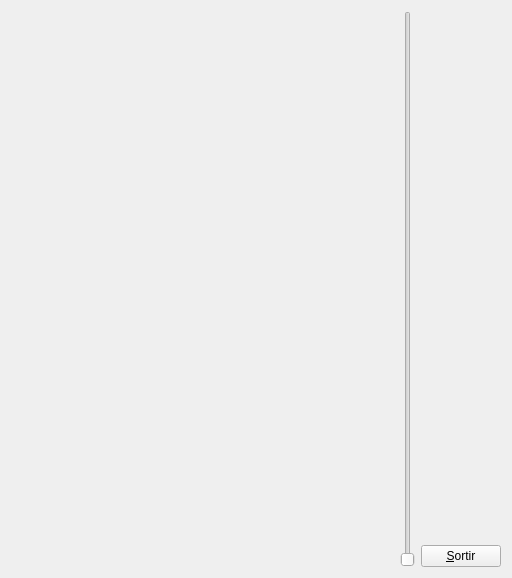
<?xml version="1.0" encoding="UTF-8"?>
<ui version="4.0">
 <class>MyForm</class>
 <widget class="QWidget" name="MyForm">
  <property name="geometry">
   <rect>
    <x>0</x>
    <y>0</y>
    <width>512</width>
    <height>578</height>
   </rect>
  </property>
  <property name="windowTitle">
   <string>Form</string>
  </property>
  <layout class="QHBoxLayout" name="horizontalLayout">
   <item>
    <widget class="MyGLWidget" name="widget" native="true">
     <property name="sizePolicy">
      <sizepolicy hsizetype="Expanding" vsizetype="Expanding">
       <horstretch>0</horstretch>
       <verstretch>0</verstretch>
      </sizepolicy>
     </property>
    </widget>
   </item>
   <item>
    <widget class="QSlider" name="verticalSlider">
     <property name="maximum">
      <number>300</number>
     </property>
     <property name="singleStep">
      <number>1</number>
     </property>
     <property name="orientation">
      <enum>Qt::Vertical</enum>
     </property>
    </widget>
   </item>
   <item>
    <layout class="QVBoxLayout" name="verticalLayout">
     <item>
      <spacer name="verticalSpacer">
       <property name="orientation">
        <enum>Qt::Vertical</enum>
       </property>
       <property name="sizeHint" stdset="0">
        <size>
         <width>20</width>
         <height>40</height>
        </size>
       </property>
      </spacer>
     </item>
     <item>
      <widget class="QPushButton" name="pushButton">
       <property name="sizePolicy">
        <sizepolicy hsizetype="Fixed" vsizetype="Fixed">
         <horstretch>0</horstretch>
         <verstretch>0</verstretch>
        </sizepolicy>
       </property>
       <property name="text">
        <string>&amp;Sortir</string>
       </property>
      </widget>
     </item>
    </layout>
   </item>
  </layout>
 </widget>
 <customwidgets>
  <customwidget>
   <class>MyGLWidget</class>
   <extends>QWidget</extends>
   <header>MyGLWidget.h</header>
   <container>1</container>
   <slots>
    <signal>envia_fov(int)</signal>
    <slot>tracta_zoom(int)</slot>
   </slots>
  </customwidget>
 </customwidgets>
 <resources/>
 <connections>
  <connection>
   <sender>pushButton</sender>
   <signal>clicked()</signal>
   <receiver>MyForm</receiver>
   <slot>close()</slot>
   <hints>
    <hint type="sourcelabel">
     <x>504</x>
     <y>570</y>
    </hint>
    <hint type="destinationlabel">
     <x>511</x>
     <y>529</y>
    </hint>
   </hints>
  </connection>
  <connection>
   <sender>verticalSlider</sender>
   <signal>valueChanged(int)</signal>
   <receiver>widget</receiver>
   <slot>tracta_zoom(int)</slot>
   <hints>
    <hint type="sourcelabel">
     <x>401</x>
     <y>93</y>
    </hint>
    <hint type="destinationlabel">
     <x>366</x>
     <y>93</y>
    </hint>
   </hints>
  </connection>
  <connection>
   <sender>widget</sender>
   <signal>envia_fov(int)</signal>
   <receiver>verticalSlider</receiver>
   <slot>setValue(int)</slot>
   <hints>
    <hint type="sourcelabel">
     <x>297</x>
     <y>254</y>
    </hint>
    <hint type="destinationlabel">
     <x>413</x>
     <y>261</y>
    </hint>
   </hints>
  </connection>
 </connections>
</ui>
